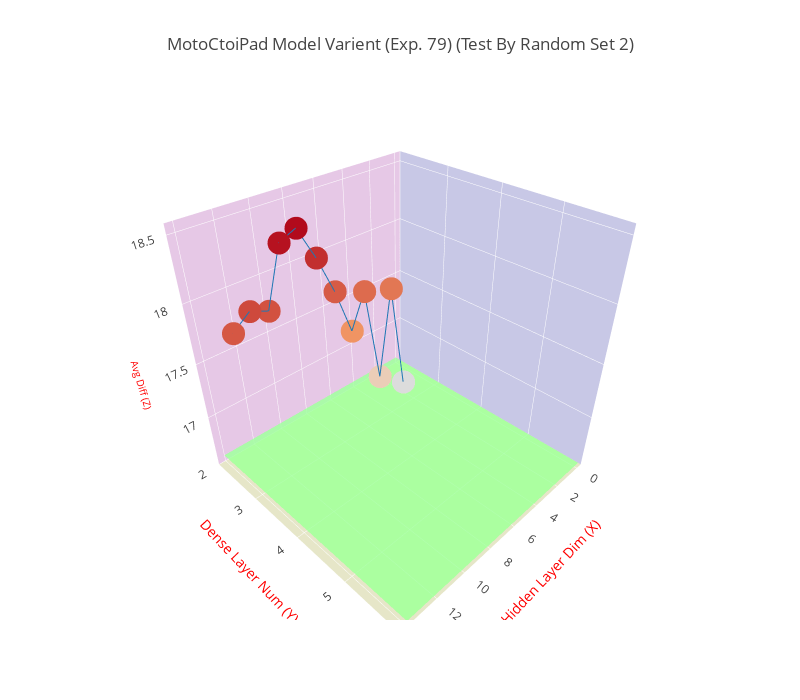

The cell this chart's notebook holds for it:
### Code cell
trace = go.Scatter3d(
    x=x1, y=y1, z=z1,
    marker=dict(
        size=8,
        color=z1
    ),
    line=dict(
        color='#1f77b4',
        width=2
    )
)

trace4 = go.Surface(
    z=polyfit_list,
    opacity=0.7,
    colorscale='Jet',
    showscale=False
)

data = [trace, trace4]
layout = go.Layout(
    width=800,
    height=700,
    title= title,
    scene=dict(
        xaxis=dict(
            title='Hidden Layer Dim (X)',
            titlefont=dict(
                size=14,
                color='#ff0000'
            ),
            gridcolor='rgb(255, 255, 255)',
            zerolinecolor='rgb(255, 255, 255)',
            showbackground=True,
            backgroundcolor='rgb(200, 200, 230)'
        ),
        yaxis=dict(
            nticks = 5,
            range = [2, 6],
            title='Dense Layer Num (Y)',
            titlefont=dict(
                size=14,
                color='#ff0000'
            ),
            gridcolor='rgb(255, 255, 255)',
            zerolinecolor='rgb(255, 255, 255)',
            showbackground=True,
            backgroundcolor='rgb(230, 200, 230)'
        ),
        zaxis=dict(
            title='Avg Diff (Z)',
            titlefont=dict(
                size=10,
                color='#ff0000'
            ),
            gridcolor='rgb(255, 255, 255)',
            zerolinecolor='rgb(255, 255, 255)',
            showbackground=True,
            backgroundcolor='rgb(230, 230, 200)'
        ),
    )
)

fig = go.Figure(data=data, layout=layout)
plotly.offline.iplot(fig)

### Figure 1 — Plotly figure (JSON) as saved in the notebook; plotly's stock layout.template omitted (floating-point values rounded to 4 significant figures)
{"data": [{"line": {"color": "#1f77b4", "width": 2}, "marker": {"color": [16.77, 17.76, 16.97, 17.84, 17.55, 17.95, 18.26, 18.52, 18.46, 18.02, 18.08, 17.98], "size": 8}, "type": "scatter3d", "uid": "e28167d8-e235-11e8-bfe7-001a7dda7111", "x": [3, 4, 5, 6, 7, 8, 9, 10, 11, 12, 13, 14], "y": [3, 3, 3, 3, 3, 3, 3, 3, 3, 3, 3, 3], "z": [16.77, 17.76, 16.97, 17.84, 17.55, 17.95, 18.26, 18.52, 18.46, 18.02, 18.08, 17.98]}, {"colorscale": "Jet", "opacity": 0.7, "showscale": false, "type": "surface", "uid": "e28167d9-e235-11e8-830d-001a7dda7111", "z": [[16.57, 16.57, 16.57, 16.57, 16.57, 16.57, 16.57, 16.57, 16.57, 16.57, 16.57, 16.57, 16.57, 16.57, 16.57], [16.57, 16.57, 16.57, 16.57, 16.57, 16.57, 16.57, 16.57, 16.57, 16.57, 16.57, 16.57, 16.57, 16.57, 16.57], [16.57, 16.57, 16.57, 16.57, 16.57, 16.57, 16.57, 16.57, 16.57, 16.57, 16.57, 16.57, 16.57, 16.57, 16.57], [16.57, 16.57, 16.57, 16.57, 16.57, 16.57, 16.57, 16.57, 16.57, 16.57, 16.57, 16.57, 16.57, 16.57, 16.57], [16.57, 16.57, 16.57, 16.57, 16.57, 16.57, 16.57, 16.57, 16.57, 16.57, 16.57, 16.57, 16.57, 16.57, 16.57], [16.57, 16.57, 16.57, 16.57, 16.57, 16.57, 16.57, 16.57, 16.57, 16.57, 16.57, 16.57, 16.57, 16.57, 16.57], [16.57, 16.57, 16.57, 16.57, 16.57, 16.57, 16.57, 16.57, 16.57, 16.57, 16.57, 16.57, 16.57, 16.57, 16.57]]}], "layout": {"height": 700, "scene": {"xaxis": {"backgroundcolor": "rgb(200, 200, 230)", "gridcolor": "rgb(255, 255, 255)", "showbackground": true, "title": "Hidden Layer Dim (X)", "titlefont": {"color": "#ff0000", "size": 14}, "zerolinecolor": "rgb(255, 255, 255)"}, "yaxis": {"backgroundcolor": "rgb(230, 200, 230)", "gridcolor": "rgb(255, 255, 255)", "nticks": 5, "range": [2, 6], "showbackground": true, "title": "Dense Layer Num (Y)", "titlefont": {"color": "#ff0000", "size": 14}, "zerolinecolor": "rgb(255, 255, 255)"}, "zaxis": {"backgroundcolor": "rgb(230, 230, 200)", "gridcolor": "rgb(255, 255, 255)", "showbackground": true, "title": "Avg Diff (Z)", "titlefont": {"color": "#ff0000", "size": 10}, "zerolinecolor": "rgb(255, 255, 255)"}}, "title": "MotoCtoiPad Model Varient (Exp. 79) (Test By Random Set 2)", "width": 800}}
